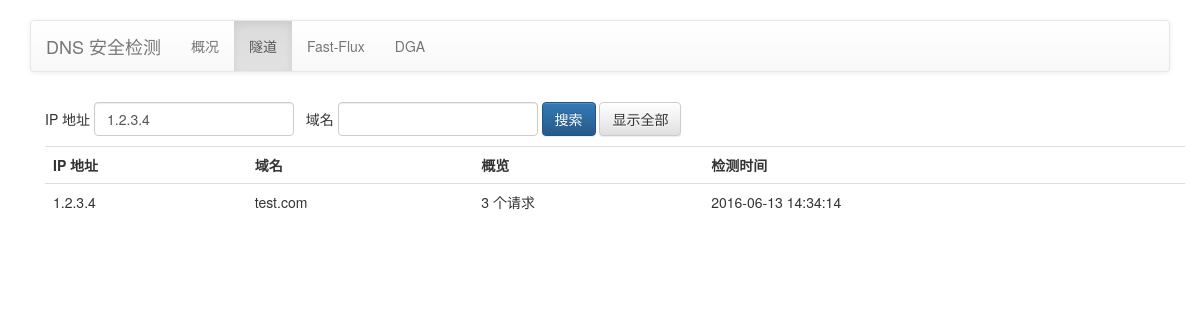
Page /tunnel.php?ip=1.2.3.4 on the committed database.
### tables this page shows
create table tunnel (
    id int unsigned not null primary key auto_increment,
    ip varchar(128) not null,
    domain varchar(256) not null,
    ts timestamp not null default current_timestamp,
    details longtext default null
);

### tunnel.php (the view, shortened to what this page needs)
<?php
include('./include/common.php');
include('./include/header.php');
?>
<p><form method="get" action="">
    <div class="btn-group">
        IP 地址
    </div>
    <div class="btn-group">
        <input type="text" class="form-control" name="ip" style="width: 200px;" maxlength="15" pattern="^[0-9\.%]*$" value="<?php echo $_GET['ip']; ?>" />
    </div>
    <div class="btn-group">
        &nbsp;&nbsp;域名
    </div>
    <div class="btn-group">
        <input type="text" class="form-control" name="domain" style="width: 200px;" maxlength="255" pattern="^[a-zA-Z0-9\-\_\.%]*$" value="<?php echo $_GET['domain']; ?>" />
    </div>
    <div class="btn-group">
        <button type="submit" class="btn btn-primary">搜索</button>
    </div>
    <div class="btn-group">
        <a href="?"><button type="button" class="btn btn-default">显示全部</button></a>
    </div>
</form></p>
<div class="table-responsive">
    <table class="table">
    <tr>
        <th>IP 地址</th><th>域名</th><th>概览</th><th>检测时间</th>
    </tr>
<?php
$where = '';
if ($_GET['ip']) {
    $where = 'where ip like "' . $_GET['ip'] . '"';
} else if ($_GET['domain']) {
    $where = 'where domain like "' . $_GET['domain'] . '"';
}
$query = $mysqli->prepare('select id, ip, domain, ts, details from tunnel ' . $where . ' order by ts desc limit 10000;');
if ($query) {
    $query->execute();
    $query->bind_result($id, $ip, $domain, $ts, $details);
    while ($query->fetch()) {
        echo '<tr>';
        echo '<td>' . $ip . '</td>';
        echo '<td>' . $domain . '</td>';
        echo '<td><a href="./details.php?type=tunnel&amp;id=' . $id. '">' . (substr_count($details, ',') + 1) . ' 个请求</a></td>';
        echo '<td>' . $ts . '</td>';
        echo '</tr>';
    }
}
?>
    </table>
</div>
<?php
include('./include/footer.php');
?>

### css/main.css (style rules this page uses)
body { padding: 20px 30px; }

### include/header.php (style rules this page uses)
a { color: #333; }

### rows in the picture
tunnel: ip "1.2.3.4", domain "test.com", details "3", ts "2016-06-13 14:34:14"
